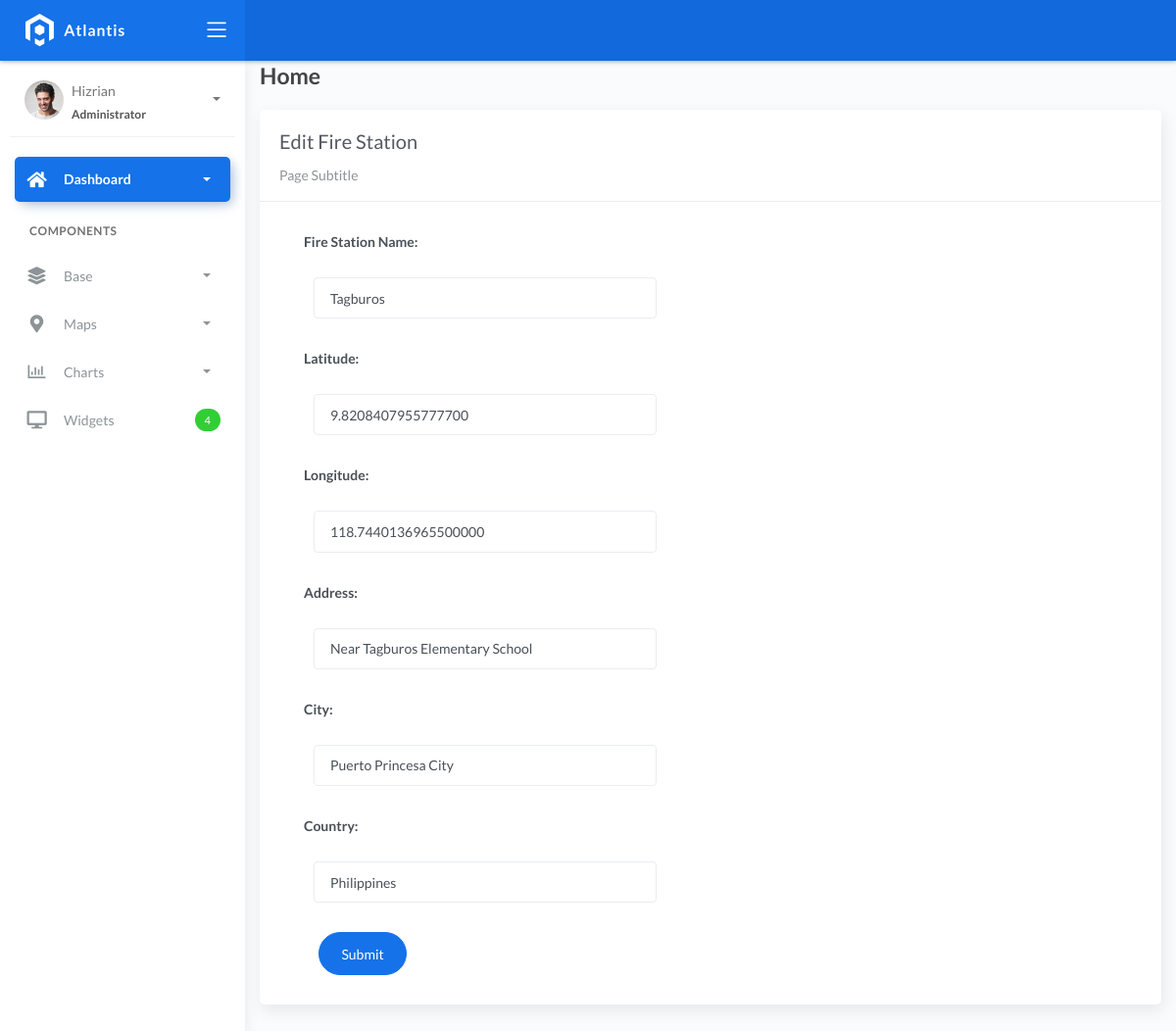
/firestationlist/3, run on the app's committed database.
### fire/models.py (models this page shows, shortened)
class BaseModel(models.Model):
    created_at = models.DateTimeField(auto_now_add=True, db_index=True)
    updated_at = models.DateTimeField(auto_now=True)
    class Meta:
        abstract = True

class FireStation(BaseModel):
    name = models.CharField(max_length=150)
    latitude = models.DecimalField(
        max_digits=22, decimal_places=16, null=True, blank=True)
    longitude = models.DecimalField(
        max_digits=22, decimal_places=16, null=True, blank=True)
    address = models.CharField(max_length=150)
    city = models.CharField(max_length=150)  # can be in separate table
    country = models.CharField(max_length=150)  # can be in separate table

### fire/views.py (the view)
# urls.py: path('firestationlist/<pk>', FireStationUpdateView.as_view(), name='firestation-update'),
class FireStationUpdateView(UpdateView):
    model = FireStation
    form_class = FireStationForm
    template_name = "firestation_edit.html"
    success_url = reverse_lazy('firestation-list')

### fire/forms.py
class FireStationForm(ModelForm):
    class Meta:
        model = FireStation
        fields = "__all__"
        labels = {
            'name': 'Fire Station Name',
            'latitude': 'Latitude',
            'longitude': 'Longitude',
            'address': 'Address',
            'city': 'City',
            'country': 'Country',
        }

### templates/firestation_edit.html (shortened to what this page needs)
{% extends 'base.html' %} {% load static %} {% block content %}
<div class="content">
    <div class="container-fluid">
        <h4 class="page-title">Home</h4>
        <div class="row">
            <div class="col-md-12">
                <div class="card">
                    <div class="card-header">
                        <div class="card-title">Edit Fire Station</div>
                        <div class="card-category">Page Subtitle</div>
                    </div>
                    <div class="col-md-6">
                    <div class="card-body">
                        <form action="" method="post" novalidate>
                            {% csrf_token %} {% include 'includes/form.html' %}
                                <div class="form-group">
                                    <div class="col-md-12 col-sm-3">
                                        <button type="submit" class="btn btn-primary btn-rounded">Submit</button>
                                    </div>
                                </div>
                            </div>
                    </div>
                    </div>
                </div>
            </div>
        </div>
    </div>
</div>
{% endblock %}

### templates/includes/form.html (shortened to what this page needs)
{% load widget_tweaks %}
{% for field in form %}
<div class="field item form-group">
    <label>{{ field.label_tag }}</label>
    <div class="form-group">
        {% render_field field class="form-control" %}
    </div>
</div>
{% endfor %}

### data on the page
FireStation: name "Tagburos" "9.8208407955777700" "118.7440136965500000" "Near Tagburos Elementary School" "Puerto Princesa City" "Philippines"

### other printed values
{{ field.label_tag }} "Fire Station Name:" "Latitude:" "Longitude:" "Address:" "City:" "Country:"
